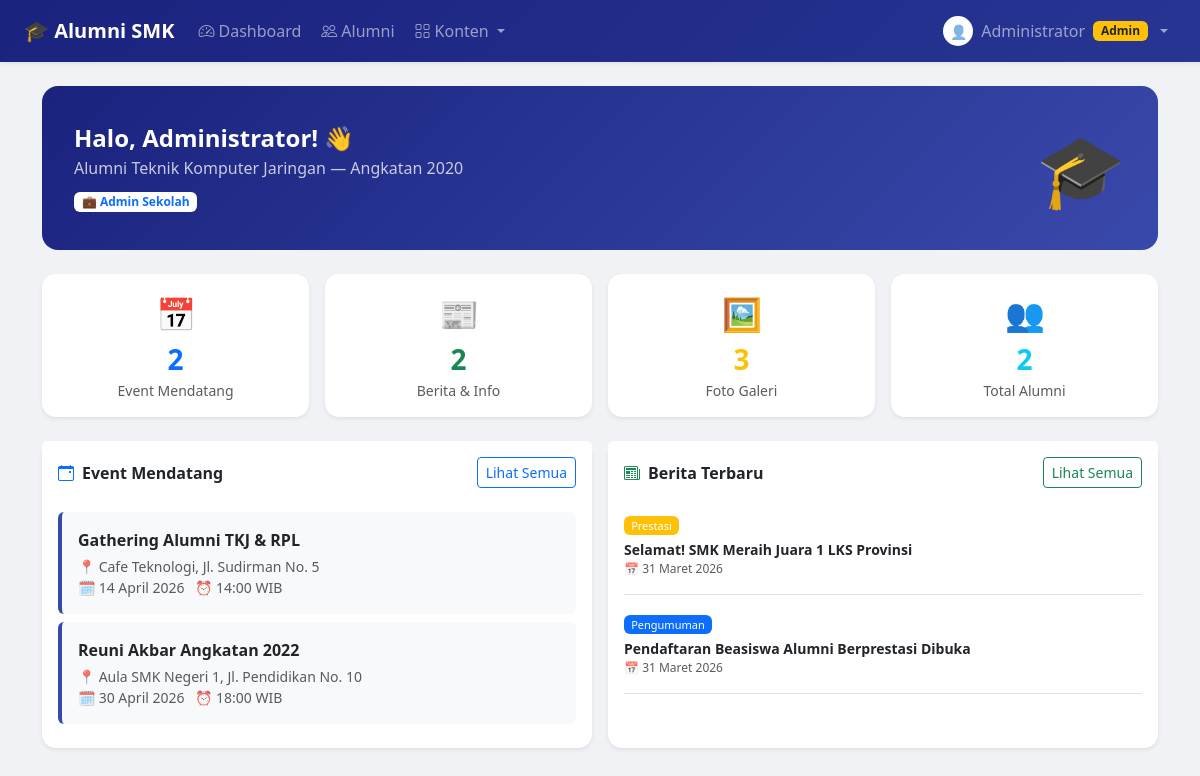
The page /alumni/dashboard.php (signed in) on the database its author committed.
### tables this page shows
CREATE TABLE alumni (
    id_alumni   INT AUTO_INCREMENT PRIMARY KEY,
    nama        VARCHAR(100) NOT NULL,
    email       VARCHAR(100) NOT NULL UNIQUE,
    password    VARCHAR(255) NOT NULL,
    tahun_lulus YEAR NOT NULL,
    jurusan     VARCHAR(100) NOT NULL,
    pekerjaan   VARCHAR(100) DEFAULT '-',
    role        ENUM('admin','user') DEFAULT 'user',
    created_at  TIMESTAMP DEFAULT CURRENT_TIMESTAMP
);

CREATE TABLE event (
    id_event    INT AUTO_INCREMENT PRIMARY KEY,
    judul       VARCHAR(200) NOT NULL,
    deskripsi   TEXT NOT NULL,
    lokasi      VARCHAR(200) NOT NULL,
    tanggal     DATE NOT NULL,
    waktu       TIME NOT NULL,
    poster      VARCHAR(255) DEFAULT NULL,
    id_alumni   INT,
    created_at  TIMESTAMP DEFAULT CURRENT_TIMESTAMP,
    FOREIGN KEY (id_alumni) REFERENCES alumni(id_alumni) ON DELETE SET NULL
);

CREATE TABLE berita (
    id_berita   INT AUTO_INCREMENT PRIMARY KEY,
    judul       VARCHAR(200) NOT NULL,
    isi         TEXT NOT NULL,
    kategori    ENUM('Pengumuman','Berita','Prestasi','Lainnya') DEFAULT 'Berita',
    tanggal     DATE NOT NULL,
    id_alumni   INT,
    created_at  TIMESTAMP DEFAULT CURRENT_TIMESTAMP,
    FOREIGN KEY (id_alumni) REFERENCES alumni(id_alumni) ON DELETE SET NULL
);

### includes/fungsi.php (called while the page is built, shortened)
<?php
function tglIndo($tgl) {
    $bulan = ['','Januari','Februari','Maret','April','Mei','Juni',
              'Juli','Agustus','September','Oktober','November','Desember'];
    $d = explode('-', date('Y-m-d', strtotime($tgl)));
    return $d[2] . ' ' . $bulan[(int)$d[1]] . ' ' . $d[0];
}
?>

### alumni/dashboard.php (the view, shortened to what this page needs)
<?php
require_once '../includes/koneksi.php';
require_once '../includes/fungsi.php';
$stmt = $koneksi->prepare("SELECT * FROM alumni WHERE id_alumni = ?");
$stmt->bind_param("i", $_SESSION['id_alumni']);
$stmt->execute();
$alumni = $stmt->get_result()->fetch_assoc();
$total_event  = $koneksi->query("SELECT COUNT(*) as t FROM event WHERE tanggal >= CURDATE()")->fetch_assoc()['t'];
$total_berita = $koneksi->query("SELECT COUNT(*) as t FROM berita")->fetch_assoc()['t'];
$total_galeri = $koneksi->query("SELECT COUNT(*) as t FROM galeri")->fetch_assoc()['t'];
$total_alumni = $koneksi->query("SELECT COUNT(*) as t FROM alumni WHERE role='user'")->fetch_assoc()['t'];
$event_list = $koneksi->query("SELECT * FROM event WHERE tanggal >= CURDATE() ORDER BY tanggal ASC LIMIT 3");
$berita_list = $koneksi->query("SELECT * FROM berita ORDER BY tanggal DESC LIMIT 3");
?>
<!DOCTYPE html>
<html lang="id">
<head>
    <link href="https://cdn.jsdelivr.net/npm/bootstrap@5.3.0/dist/css/bootstrap.min.css" rel="stylesheet">
    <link href="https://cdn.jsdelivr.net/npm/bootstrap-icons@1.10.5/font/bootstrap-icons.css" rel="stylesheet">
</head>
<body>
<?php require_once '../includes/navbar.php'; ?>
<div class="container mt-4 pb-5">
    <div class="welcome-card mb-4">
        <div class="row align-items-center">
            <div class="col">
                <h4 class="fw-bold mb-1">Halo, <?= htmlspecialchars($alumni['nama']) ?>! 👋</h4>
                <p class="opacity-75 mb-2">Alumni <?= htmlspecialchars($alumni['jurusan']) ?> — Angkatan <?= $alumni['tahun_lulus'] ?></p>
                <span class="badge bg-white text-primary">
                    💼 <?= htmlspecialchars($alumni['pekerjaan']) ?>
                </span>
            </div>
            <div class="col-auto d-none d-md-block" style="font-size:72px">🎓</div>
        </div>
    </div>
    <div class="row g-3 mb-4">
        <div class="col-6 col-md-3">
            <div class="card stat-card shadow-sm text-center py-3 h-100">
                <div style="font-size:32px">📅</div>
                <div class="fs-3 fw-bold text-primary"><?= $total_event ?></div>
                <div class="text-muted small">Event Mendatang</div>
            </div>
        </div>
        <div class="col-6 col-md-3">
            <div class="card stat-card shadow-sm text-center py-3 h-100">
                <div style="font-size:32px">📰</div>
                <div class="fs-3 fw-bold text-success"><?= $total_berita ?></div>
                <div class="text-muted small">Berita & Info</div>
            </div>
        </div>
        <div class="col-6 col-md-3">
            <div class="card stat-card shadow-sm text-center py-3 h-100">
                <div style="font-size:32px">🖼️</div>
                <div class="fs-3 fw-bold text-warning"><?= $total_galeri ?></div>
                <div class="text-muted small">Foto Galeri</div>
            </div>
        </div>
        <div class="col-6 col-md-3">
            <div class="card stat-card shadow-sm text-center py-3 h-100">
                <div style="font-size:32px">👥</div>
                <div class="fs-3 fw-bold text-info"><?= $total_alumni ?></div>
                <div class="text-muted small">Total Alumni</div>
            </div>
        </div>
    </div>
    <div class="row g-3">
        <div class="col-md-6">
            <div class="card section-card shadow-sm h-100">
                <div class="card-header bg-white border-0 pt-3 d-flex justify-content-between align-items-center">
                    <span class="fw-bold"><i class="bi bi-calendar-event text-primary me-2"></i>Event Mendatang</span>
                    <a href="event.php" class="btn btn-outline-primary btn-sm">Lihat Semua</a>
                </div>
                <div class="card-body p-3">
                    <?php if ($event_list->num_rows > 0):
                        while ($e = $event_list->fetch_assoc()): ?>
                    <div class="event-item bg-light rounded p-3 mb-2">
                        <div class="fw-semibold"><?= htmlspecialchars($e['judul']) ?></div>
                        <div class="text-muted small mt-1">
                            📍 <?= htmlspecialchars($e['lokasi']) ?><br>
                            🗓️ <?= tglIndo($e['tanggal']) ?> &nbsp; ⏰ <?= substr($e['waktu'],0,5) ?> WIB
                        </div>
                    </div>
                    <?php endwhile; else: ?>
                    <div class="text-center text-muted py-3">Belum ada event mendatang.</div>
                    <?php endif; ?>
                </div>
            </div>
        </div>
        <div class="col-md-6">
            <div class="card section-card shadow-sm h-100">
                <div class="card-header bg-white border-0 pt-3 d-flex justify-content-between align-items-center">
                    <span class="fw-bold"><i class="bi bi-newspaper text-success me-2"></i>Berita Terbaru</span>
                    <a href="berita.php" class="btn btn-outline-success btn-sm">Lihat Semua</a>
                </div>
                <div class="card-body p-3">
                    <?php if ($berita_list->num_rows > 0):
                        $warna = ['Pengumuman'=>'primary','Berita'=>'success','Prestasi'=>'warning','Lainnya'=>'secondary'];
                        while ($b = $berita_list->fetch_assoc()): ?>
                    <div class="mb-3 pb-3 border-bottom">
                        <span class="badge bg-<?= $warna[$b['kategori']] ?> badge-kategori mb-1"><?= $b['kategori'] ?></span>
                        <div class="fw-semibold small"><?= htmlspecialchars($b['judul']) ?></div>
                        <div class="text-muted" style="font-size:12px">📅 <?= tglIndo($b['tanggal']) ?></div>
                    </div>
                    <?php endwhile; else: ?>
                    <div class="text-center text-muted py-3">Belum ada berita.</div>
                    <?php endif; ?>
                </div>
            </div>
        </div>
    </div>
</div>
</body>
</html>

### includes/navbar.php (shortened to what this page needs)
<nav class="navbar navbar-expand-lg navbar-dark shadow-sm" style="background:linear-gradient(135deg,#1a237e,#283593);">
    <div class="container-fluid px-4">
        <a class="navbar-brand fw-bold fs-5" href="#">
            🎓 Alumni SMK
        </a>
        <div class="collapse navbar-collapse" id="navMain">
            <ul class="navbar-nav me-auto gap-1">
                <?php if ($_SESSION['role'] === 'admin'): ?>
                    <li class="nav-item"><a class="nav-link" href="../admin/dashboard.php"><i class="bi bi-speedometer2 me-1"></i>Dashboard</a></li>
                    <li class="nav-item"><a class="nav-link" href="../admin/kelola_alumni.php"><i class="bi bi-people me-1"></i>Alumni</a></li>
                    <li class="nav-item dropdown">
                        <a class="nav-link dropdown-toggle" href="#" data-bs-toggle="dropdown">
                            <i class="bi bi-grid me-1"></i>Konten
                        </a>
                    </li>
                <?php endif; ?>
            </ul>
            <ul class="navbar-nav">
                <li class="nav-item dropdown">
                    <a class="nav-link dropdown-toggle d-flex align-items-center gap-2" href="#" data-bs-toggle="dropdown">
                        <span class="rounded-circle bg-white d-inline-flex align-items-center justify-content-center"
                            style="width:30px;height:30px;font-size:14px;">👤</span>
                        <?= htmlspecialchars($_SESSION['nama']) ?>
                        <?php if ($_SESSION['role'] === 'admin'): ?>
                            <span class="badge bg-warning text-dark">Admin</span>
                        <?php endif; ?>
                    </a>
                </li>
            </ul>
        </div>
    </div>
</nav>

### alumni/dashboard.php (style rules this page uses)
body { background: #f0f2f5; }
.welcome-card { background: linear-gradient(135deg, #1a237e, #3949ab); border-radius: 16px; color: white; padding: 28px 32px; }
.stat-card { border: none; border-radius: 14px; transition: transform .2s, box-shadow .2s; cursor: default; }
.section-card { border: none; border-radius: 14px; }
.badge-kategori { font-size: 11px; font-weight: 500; }
.event-item { border-left: 4px solid #3949ab; }

### rows shown on the page
alumni: nama "Administrator", jurusan "Teknik Komputer Jaringan", tahun_lulus "2020", pekerjaan "Admin Sekolah"
event: judul "Gathering Alumni TKJ & RPL", lokasi "Cafe Teknologi, Jl. Sudirman No. 5", tanggal "14 April 2026", waktu "14:00"
event: judul "Reuni Akbar Angkatan 2022", lokasi "Aula SMK Negeri 1, Jl. Pendidikan No. 10", tanggal "30 April 2026", waktu "18:00"
berita: kategori "Prestasi", judul "Selamat! SMK Meraih Juara 1 LKS Provinsi", tanggal "31 Maret 2026"
berita: kategori "Pengumuman", judul "Pendaftaran Beasiswa Alumni Berprestasi Dibuka", tanggal "31 Maret 2026"

### other values the page prints
$_SESSION['nama'] "Administrator"
$total_event "2"
$total_berita "2"
$total_galeri "3"
$total_alumni "2"
